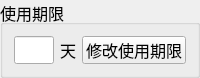
  <widget class="QGroupBox" name="UseTimeBox">
   <property name="geometry">
    <rect>
     <x>1110</x>
     <y>110</y>
     <width>200</width>
     <height>70</height>
    </rect>
   </property>
   <property name="font">
    <font>
     <pointsize>12</pointsize>
    </font>
   </property>
   <property name="title">
    <string>使用期限</string>
   </property>
   <property name="checkable">
    <bool>false</bool>
   </property>
   <property name="checked">
    <bool>false</bool>
   </property>
   <layout class="QHBoxLayout" name="horizontalLayout_14">
    <item>
     <widget class="QLineEdit" name="UseTime">
      <property name="enabled">
       <bool>true</bool>
      </property>
      <property name="minimumSize">
       <size>
        <width>0</width>
        <height>28</height>
       </size>
      </property>
      <property name="maximumSize">
       <size>
        <width>40</width>
        <height>28</height>
       </size>
      </property>
      <property name="font">
       <font>
        <pointsize>12</pointsize>
       </font>
      </property>
      <property name="readOnly">
       <bool>true</bool>
      </property>
     </widget>
    </item>
    <item>
     <widget class="QLabel" name="label_3">
      <property name="font">
       <font>
        <pointsize>12</pointsize>
       </font>
      </property>
      <property name="text">
       <string>天</string>
      </property>
     </widget>
    </item>
    <item>
     <widget class="QPushButton" name="pushButton_UseTime">
      <property name="minimumSize">
       <size>
        <width>0</width>
        <height>28</height>
       </size>
      </property>
      <property name="maximumSize">
       <size>
        <width>16777215</width>
        <height>28</height>
       </size>
      </property>
      <property name="font">
       <font>
        <pointsize>12</pointsize>
       </font>
      </property>
      <property name="text">
       <string>修改使用期限</string>
      </property>
     </widget>
    </item>
   </layout>
  </widget>
